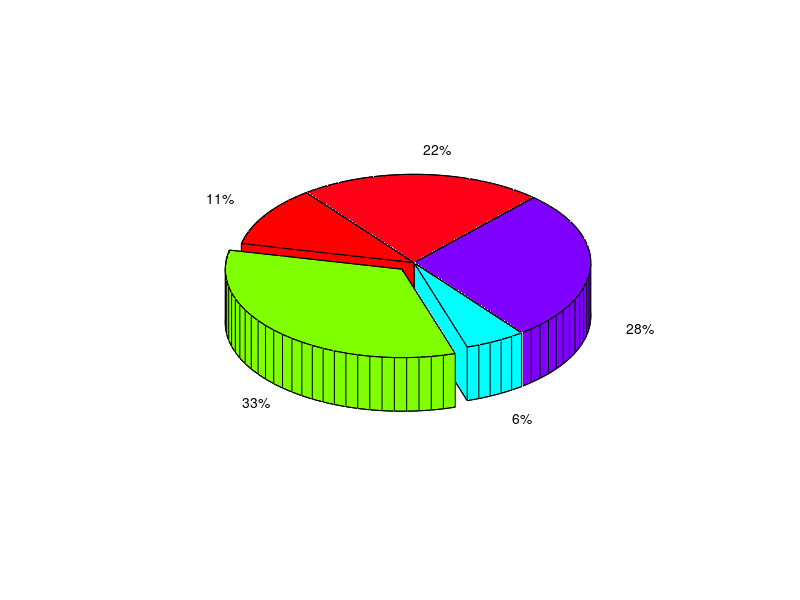

This figure's MATLAB source: (Note: this script raises an error after producing the figure.)
% pouziti funkce pie3
% k vykresleni 3d kolacoveho grafu

x=[1 3 0.5 2.5 2]
y=[0 1 0 0 0]
pie3(x,y)
colormap hsv % barevna paleta typu hue-saturation
afterDraw %funkce z disku P, slozka vizualizace3d